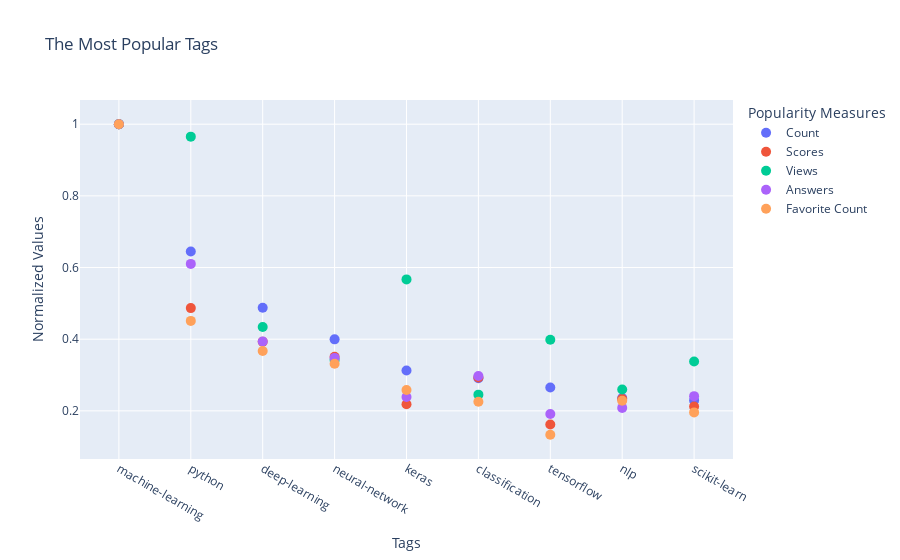

The cell this chart's notebook holds for it:
### Markdown cell above
Hence, in all the TOP10 dataframes, there are 9 out of 10 tags in common, which confirms once again a very strong correlation among the popularity measures. We're going to plot these 9 most popular tags together with the corresponding values of their popularuty measures, but since they all have quite different ranges, it's necessary to normalize them first.

### Code cell
# Normalizing the merged dataframe
top10_merged_normalized = top10_merged.copy()
columns = top10_merged_normalized.columns.tolist()[1:]
for column in columns:
    top10_merged_normalized[column] = top10_merged_normalized[column] / top10_merged_normalized[column].abs().max() 
  
print(top10_merged_normalized)

# Creating a melted dataframe from the merged dataframe for further plotting
top10_melted = pd.melt(
                       top10_merged_normalized, 
                       id_vars=['Tag'], 
                       value_vars=columns
                       )

# Renaming columns
top10_melted.columns = ['Tag', 'PopularityMeasure', 'Value']

# Creating a dot plot for the most popular tags
fig = px.scatter(
                 top10_melted, 
                 x='Tag', 
                 y='Value', 
                 color='PopularityMeasure',
                 title='The Most Popular Tags',
                 labels={
                         'Tag':'Tags',
                         'PopularityMeasure': 'Popularity Measures',
                         'Value': 'Normalized Values'
                         }
                 )
fig.update_traces(
                  marker=dict(size=10),
                  selector=dict(mode='markers')
                  )
fig.show()

### Figure 1 — Plotly figure (JSON) as saved in the notebook; plotly's stock layout.template omitted (floating-point values rounded to 4 significant figures)
{"data": [{"hovertemplate": "Popularity Measures=Count<br>Tags=%{x}<br>Normalized Values=%{y}<extra></extra>", "legendgroup": "Count", "marker": {"color": "#636efa", "size": 10, "symbol": "circle"}, "mode": "markers", "name": "Count", "orientation": "v", "showlegend": true, "type": "scatter", "x": ["machine-learning", "python", "deep-learning", "neural-network", "keras", "classification", "tensorflow", "nlp", "scikit-learn"], "xaxis": "x", "y": [1, 0.6449, 0.4876, 0.3996, 0.3128, 0.2912, 0.2652, 0.236, 0.2292], "yaxis": "y"}, {"hovertemplate": "Popularity Measures=Scores<br>Tags=%{x}<br>Normalized Values=%{y}<extra></extra>", "legendgroup": "Scores", "marker": {"color": "#EF553B", "size": 10, "symbol": "circle"}, "mode": "markers", "name": "Scores", "orientation": "v", "showlegend": true, "type": "scatter", "x": ["machine-learning", "python", "deep-learning", "neural-network", "keras", "classification", "tensorflow", "nlp", "scikit-learn"], "xaxis": "x", "y": [1, 0.4867, 0.3931, 0.3507, 0.2184, 0.293, 0.1621, 0.2329, 0.2119], "yaxis": "y"}, {"hovertemplate": "Popularity Measures=Views<br>Tags=%{x}<br>Normalized Values=%{y}<extra></extra>", "legendgroup": "Views", "marker": {"color": "#00cc96", "size": 10, "symbol": "circle"}, "mode": "markers", "name": "Views", "orientation": "v", "showlegend": true, "type": "scatter", "x": ["machine-learning", "python", "deep-learning", "neural-network", "keras", "classification", "tensorflow", "nlp", "scikit-learn"], "xaxis": "x", "y": [1, 0.9652, 0.4341, 0.3419, 0.5669, 0.2452, 0.3984, 0.2598, 0.3376], "yaxis": "y"}, {"hovertemplate": "Popularity Measures=Answers<br>Tags=%{x}<br>Normalized Values=%{y}<extra></extra>", "legendgroup": "Answers", "marker": {"color": "#ab63fa", "size": 10, "symbol": "circle"}, "mode": "markers", "name": "Answers", "orientation": "v", "showlegend": true, "type": "scatter", "x": ["machine-learning", "python", "deep-learning", "neural-network", "keras", "classification", "tensorflow", "nlp", "scikit-learn"], "xaxis": "x", "y": [1, 0.6101, 0.3935, 0.3477, 0.2384, 0.2972, 0.191, 0.2082, 0.241], "yaxis": "y"}, {"hovertemplate": "Popularity Measures=Favorite Count<br>Tags=%{x}<br>Normalized Values=%{y}<extra></extra>", "legendgroup": "Favorite Count", "marker": {"color": "#FFA15A", "size": 10, "symbol": "circle"}, "mode": "markers", "name": "Favorite Count", "orientation": "v", "showlegend": true, "type": "scatter", "x": ["machine-learning", "python", "deep-learning", "neural-network", "keras", "classification", "tensorflow", "nlp", "scikit-learn"], "xaxis": "x", "y": [1, 0.4511, 0.3668, 0.3315, 0.2582, 0.2255, 0.1332, 0.2283, 0.1957], "yaxis": "y"}], "layout": {"legend": {"title": {"text": "Popularity Measures"}, "tracegroupgap": 0}, "title": {"text": "The Most Popular Tags"}, "xaxis": {"anchor": "y", "domain": [0, 1], "title": {"text": "Tags"}}, "yaxis": {"anchor": "x", "domain": [0, 1], "title": {"text": "Normalized Values"}}}}
